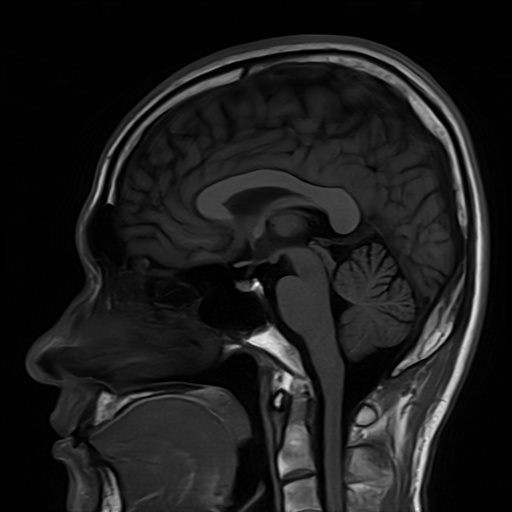
%> input picture Experiment_08/Inputs/images/Brain_MRI.png, 512 x 512 px
$ octave --eval "result = task_8_2_isodata_convergence;"   (GNU Octave 9; MATLAB toolbox functions it lacks are replaced by stand-ins)
%> lines starting %> are read from the running program, lines starting %| are printed output that depends on the picture; in (x1, y1, x2, y2) boxes, pixels count from 0 and x2, y2 are one past the last pixel; in counts of white or black regions, pixels touching at a corner belong together; the program's own positions count from 1
%% ==============================================================================
%% EXPERIMENT 08: TASK 8.2 - ITERATIVE ISODATA CONVERGENCE (MATLAB)
%% ==============================================================================
function df = task_8_2_isodata_convergence()
    baseDir = fileparts(fileparts(mfilename('fullpath')));
    imgDir = fullfile(baseDir, 'Inputs', 'images');
    outDir = fullfile(baseDir, 'Outputs', 'MATLAB');
    tabDir = fullfile(baseDir, 'Tables');
    if ~exist(outDir, 'dir'); mkdir(outDir); end
    if ~exist(tabDir, 'dir'); mkdir(tabDir); end

    modalities = {
        'Brain MRI', fullfile(imgDir, 'Brain_MRI.png');
        'Chest X-ray', fullfile(imgDir, 'Chest_Xray.png')
    };

    t0Guesses = [20, 128, 230];
    tol = 0.05;
    maxIter = 50;

    modList = {};
    t0List = [];
    tIsoList = [];
    tOtsuList = [];
    iterList = [];
    deltaList = [];
    diceList = [];

    f = figure('Visible', 'off', 'Position', [100, 100, 1400, 700]);
    colors = {[0.15, 0.39, 0.92], [0.09, 0.64, 0.29], [0.86, 0.15, 0.15]};

    fprintf('==================================================================\n');
    fprintf('TASK 8.2: ITERATIVE ISODATA VS. OTSU CONVERGENCE BENCHMARK (MATLAB)\n');
    fprintf('==================================================================\n');

    for m = 1:size(modalities, 1)
        modName = modalities{m, 1};
        imgPath = modalities{m, 2};

        img = imread(imgPath);
%> img is the input picture: size 512x512x3 uint8; min 0, max 254, mean 27.9
        if size(img, 3) == 3; img = rgb2gray(img); end
        if size(img, 1) ~= 512 || size(img, 2) ~= 512
            img = imresize(img, [512, 512]);
        end

        % Otsu reference
        levelOtsu = graythresh(img);
%> levelOtsu = 0.231
        tOtsu = double(round(levelOtsu * 255));
%> tOtsu = 59
        maskOtsu = imbinarize(img, levelOtsu);
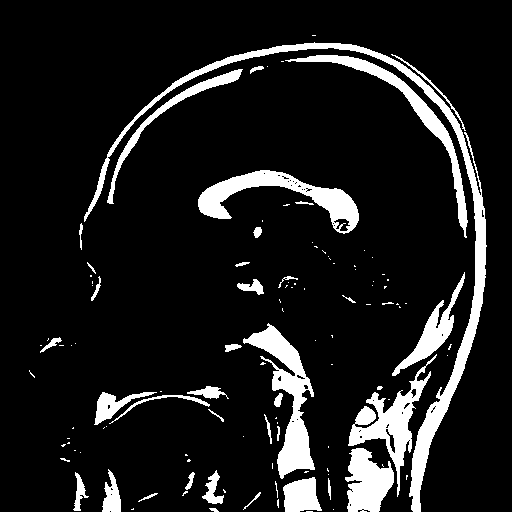
%> maskOtsu: size 512x512 logical; 11.3% white; 115 white regions (77 under 20 px), largest, box (x1, y1, x2, y2) and area: (84, 42, 487, 512) 7085, (243, 323, 315, 479) 3591, (198, 170, 359, 234) 3287

        fprintf('\n--- %s (Otsu T* = %.1f) ---\n', modName, tOtsu);
%| --- Brain MRI (Otsu T* = 59.0) ---
        fprintf('%-12s | %-12s | %-11s | %-13s | %-10s\n', 'Initial T0', 'Final T_iso', 'Iterations', 'Diff vs Otsu', 'Dice (DSC)');
        fprintf('-----------------------------------------------------------------\n');

        subplot(2, 3, (m - 1) * 3 + 1); hold on;

        for g = 1:length(t0Guesses)
            T0 = t0Guesses(g);
            T = double(T0);
            traj = T;

            for it = 1:maxIter
                bg = img(img <= T);
                fg = img(img > T);
                muBg = mean(double(bg)); if isempty(bg); muBg = 0; end
                muFg = mean(double(fg)); if isempty(fg); muFg = 255; end
                TNext = 0.5 * (muBg + muFg);
                traj(end+1) = TNext; %#ok<AGROW>
                if abs(TNext - T) < tol
                    T = TNext;
                    numIters = it;
                    break;
                end
                T = TNext;
                numIters = it;
            end

            maskIso = img > T;
            inter = sum(maskIso(:) & maskOtsu(:));
            denom = sum(maskIso(:)) + sum(maskOtsu(:));
            dsc = (2.0 * inter) / denom;
            diffOtsu = abs(T - tOtsu);

            fprintf('%-12d | %-12.2f | %-11d | %-13.2f | %-10.4f\n', T0, T, numIters, diffOtsu, dsc);

            modList{end+1} = modName; %#ok<AGROW>
            t0List(end+1, 1) = T0; %#ok<AGROW>
            tIsoList(end+1, 1) = round(T, 2); %#ok<AGROW>
            tOtsuList(end+1, 1) = round(tOtsu, 2); %#ok<AGROW>
            iterList(end+1, 1) = numIters; %#ok<AGROW>
            deltaList(end+1, 1) = round(diffOtsu, 2); %#ok<AGROW>
            diceList(end+1, 1) = round(dsc, 4); %#ok<AGROW>

            plot(0:(length(traj)-1), traj, '-o', 'Color', colors{g}, 'LineWidth', 1.5, ...
                'DisplayName', sprintf('T0=%d (%d iters)', T0, numIters));
        end
%> this loop made 3 passes
%> (inter, denom, dsc, diffOtsu) on passes 1 to 3: (29609, 97711, 0.606, 17.05), (28820, 58429, 0.986, 1.21), (28820, 58429, 0.986, 1.21)
%| 20           | 41.95        | 10          | 17.05         | 0.6061
%| 128          | 60.21        | 12          | 1.21          | 0.9865
%| 230          | 60.21        | 13          | 1.21          | 0.9865
%> pass 1, in task_8_2_isodata_convergence, `maskIso = img > T;`:
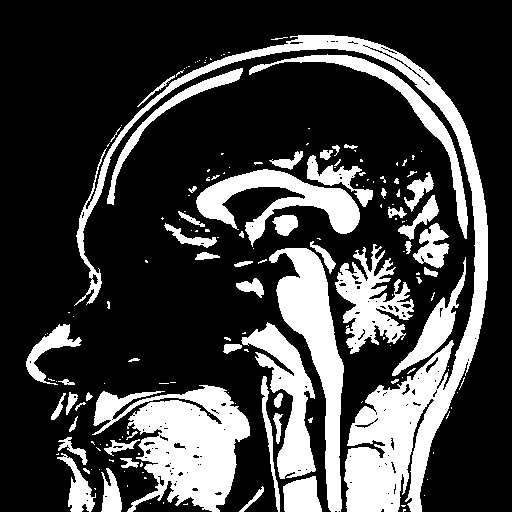
%> maskIso: size 512x512 logical; 26% white; 173 white regions (114 under 20 px), largest, box (x1, y1, x2, y2) and area: (74, 35, 488, 512) 19091, (92, 385, 250, 512) 10764, (269, 248, 344, 512) 6949
%> pass 2, in task_8_2_isodata_convergence, `maskIso = img > T;`:
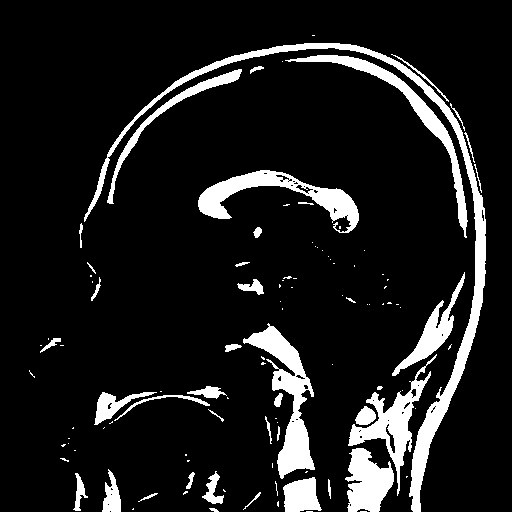
%> maskIso: size 512x512 logical; 11% white; 107 white regions (67 under 20 px), largest, box (x1, y1, x2, y2) and area: (84, 43, 486, 512) 6896, (243, 323, 315, 479) 3537, (198, 170, 359, 233) 3104
%> after the loop, deltaList = [17.05; 1.21; 1.21]; diceList = [0.606; 0.987; 0.987]; iterList = [10; 12; 13]; modList = {'Brain MRI', 'Brain MRI', 'Brain MRI'}; t0List = [20; 128; 230]; tIsoList = [41.95; 60.21; 60.21]; tOtsuList = [59; 59; 59]; traj = [230 135.6 96.96 78.06 70.57 67.41 65.83 64.33 63.36 62.37 61.53 60.83 60.21 60.21]

        yline(tOtsu, '--k', sprintf('Otsu T*=%.1f', tOtsu), 'LineWidth', 1.8);
        title(sprintf('%s: Isodata Convergence', modName), 'FontWeight', 'bold');
        xlabel('Iteration k'); ylabel('Threshold T_k');
        legend('Location', 'best'); grid on;

        subplot(2, 3, (m - 1) * 3 + 2);
        imshow(img); title(sprintf('%s (Input)', modName), 'FontWeight', 'bold');

        subplot(2, 3, (m - 1) * 3 + 3);
        imshow(img > tIsoList(end)); title(sprintf('%s Mask (T=%.1f)', modName, tIsoList(end)), 'FontWeight', 'bold');
%> after `title(sprintf('%s Mask (T=%.1f)', modName, tIsoList(end)), 'FontWeight`:
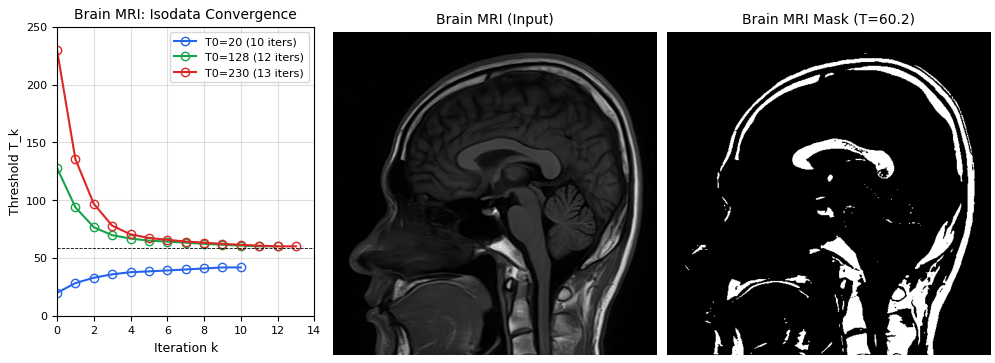
%> figure redrawn from the program's plot data, 3 panels
    end
%> pass 2 of the loop in task_8_2_isodata_convergence, `for m = 1:size(modalities, 1)`:
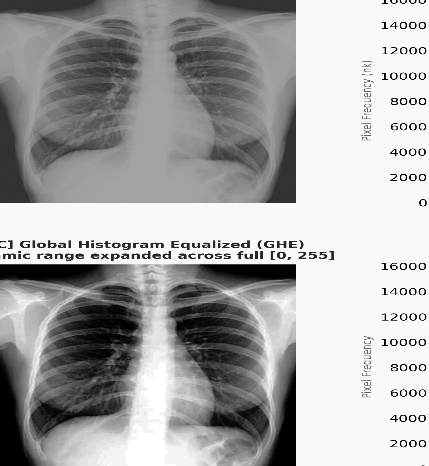
%> input picture Experiment_09/Inputs/images/Chest_Xray.png, 429 x 466 px
%> in task_8_2_isodata_convergence, img is the input picture: size 466x429x3 uint8; min 0, max 255, mean 168.1
%> levelOtsu = 0.675
%> tOtsu = 172
%> in task_8_2_isodata_convergence, `maskOtsu = imbinarize(img, levelOtsu);`:
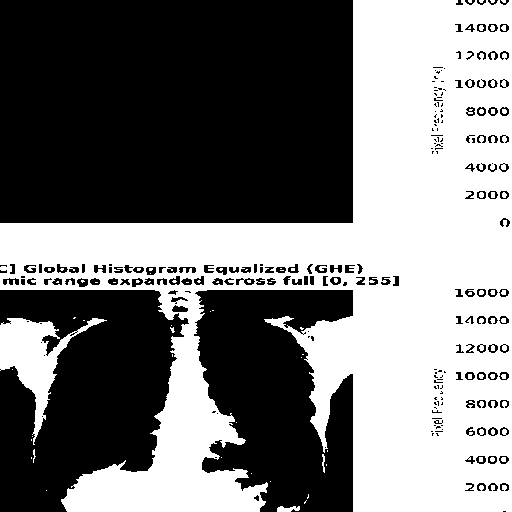
%> maskOtsu: size 512x512 logical; 46.8% white; 80 white regions (54 under 20 px), largest, box (x1, y1, x2, y2) and area: (0, 0, 512, 512) 117823, (0, 318, 107, 445) 3980, (277, 506, 300, 512) 101
%| --- Chest X-ray (Otsu T* = 172.0) ---
%> the loop in task_8_2_isodata_convergence, `for g = 1:length(t0Guesses)` made 3 passes
%| 20           | 172.40       | 11          | 0.40          | 1.0000
%| 128          | 172.40       | 9           | 0.40          | 1.0000
%| 230          | 172.40       | 5           | 0.40          | 1.0000
%> after the loop in task_8_2_isodata_convergence, `for g = 1:length(t0Guesses)`: deltaList = [17.05; 1.21; 1.21; 0.4; 0.4; 0.4]; diceList = [0.606; 0.987; 0.987; 1; 1; 1]; iterList = [10; 12; 13; 11; 9; 5]; modList = {'Brain MRI', 'Brain MRI', 'Brain MRI', 'Chest X-ray', 'Chest X-ray', 'Chest X-ray'}; t0List = [20; 128; 230; 20; 128; 230]; tIsoList = [41.95; 60.21; 60.21; 172.4; 172.4; 172.4]; tOtsuList = [59; 59; 59; 172; 172; 172]; traj = [230 182 173.9 172.5 172.4 172.4]
%> in task_8_2_isodata_convergence, `title(sprintf('%s Mask (T=%.1f)', modName, tIsoList(end)), 'FontWeight`:
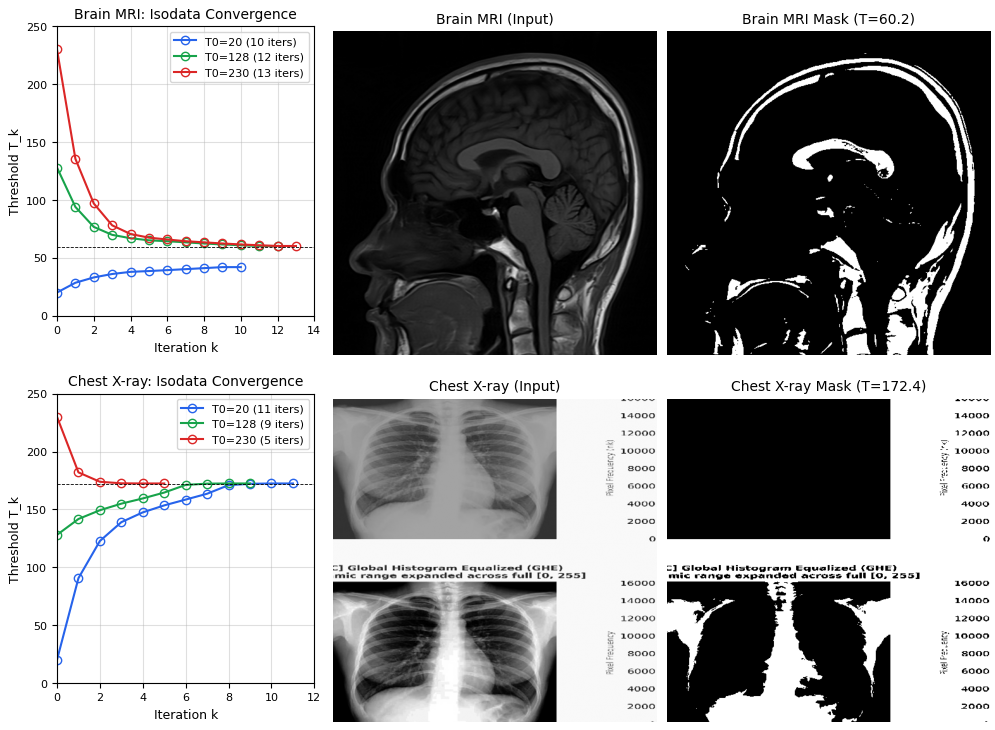
%> figure redrawn from the program's plot data, 6 panels

    df = table(modList', t0List, tIsoList, tOtsuList, iterList, deltaList, diceList, ...
        'VariableNames', {'Modality', 'T0_Guess', 'Final_T_iso', 'Otsu_T_star', 'Iterations', 'Delta_T', 'Dice_vs_Otsu'});
%> df = 6 items; T0_Guess, Final_T_iso, Otsu_T_star, Iterations and Delta_T: 20 41.95 59 10 17.05, 128 60.21 59 12 1.21, 230 60.21 59 13 1.21, 20 172.4 172 11 0.4, 128 172.4 172 9 0.4, 230 172.4 172 5 0.4
%> `result = task_8_2_isodata_convergence;`: result has the same summary as df in task_8_2_isodata_convergence
    csvPath = fullfile(tabDir, 'exp08_task_8_2_isodata_convergence_matlab.csv');
    writetable(df, csvPath);
    fprintf('\n[SAVED] Task 8.2 table: %s\n', csvPath);

    figPath = fullfile(outDir, 'exp08_task_8_2_isodata_convergence_m.png');
    saveas(f, figPath);
    close(f);
    fprintf('[SAVED] Task 8.2 figure: %s\n', figPath);
end
